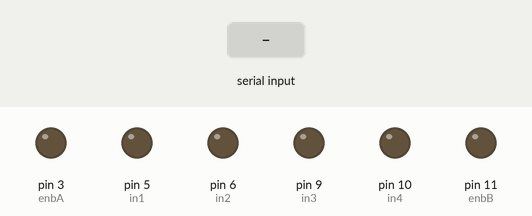
Bench run of a sketch on a simulated Arduino Uno, built with avr-gcc and run on an emulated ATmega328P. Parts: output pins drawn as LEDs (lit = HIGH). The test bench sets the inputs (shaded band). What the sketch prints to the serial monitor is not drawn.

Above: at 2.1 s.
2.2 s: "A" received over the second serial link
At 2.5 s:
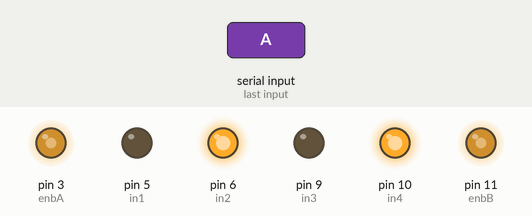
3.7 s: "B" received over the second serial link
At 4.8 s:
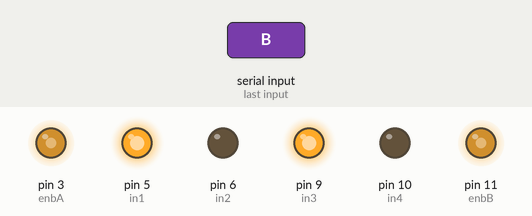
5.2 s: "C" received over the second serial link
At 6.0 s:
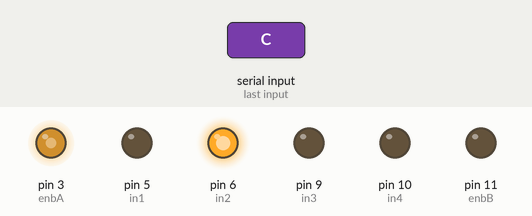
6.7 s: "D" received over the second serial link
At 7.1 s:
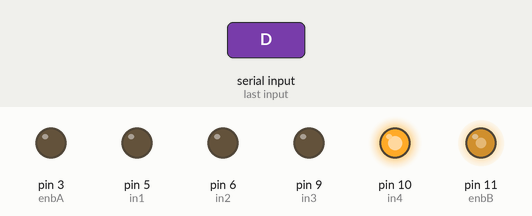
Timing chart, 0 to 9.2 s (numbered marks = the images above; inputs shaded):
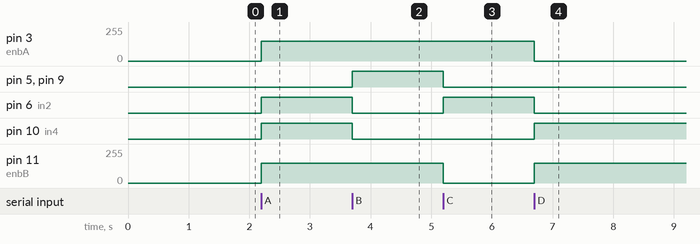

The sketch:

XeDkBangBluetoothSensor.ino
```cpp
#include <SoftwareSerial.h>

#define TX_PIN      8
#define RX_PIN      7
char value="";
SoftwareSerial bluetooth(TX_PIN, RX_PIN);
int baudRate[] = {300, 1200, 2400, 4800, 9600, 19200, 38400, 57600, 115200};

int enbA=3;
int in1 = 5;
int in2 = 6;
int in3 = 9;
int in4 = 10;
int enbB=11;
int xAxis=140, yAxis=140;
void setup() {
  Serial.begin(9600);
  while (!Serial) {}

  Serial.println("Configuring, please wait...");

  for (int i = 0 ; i < 9 ; i++) {
     bluetooth.begin(baudRate[i]);
     String cmd = "AT+BAUD4";
     bluetooth.print(cmd);
     bluetooth.flush();
     delay(100);
  }

  bluetooth.begin(9600);
  Serial.println("Config done");
  while (!bluetooth) {}

  Serial.println("Enter AT commands:");
  pinMode(in1, OUTPUT);
  pinMode(in2, OUTPUT);
  pinMode(in3, OUTPUT);
  pinMode(in4, OUTPUT);
  pinMode(enbA, OUTPUT);
  pinMode(enbB, OUTPUT);
  digitalWrite(in1, LOW);
  digitalWrite(in2, LOW);
  digitalWrite(in3, LOW);
  digitalWrite(in4, LOW);
  digitalWrite(enbA, LOW);
  digitalWrite(enbB, LOW);


}

void loop()
{ value="";
  if (bluetooth.available() ) {
    value=bluetooth.read();
    Serial.write(value);
  }
  //delay(100);
 switch(value)
    {
      case 'A':
        dithang(150);
        break;
      case 'B':
        dilui(150);
        break;
      case 'C':
        disangtrai(150);
        break;
      case 'D':
        disangphai(150);
        break;
      case 'E':
        dunglai();
        break;

    }

}

void dithang(int tocdo)
{
  analogWrite(enbA, tocdo);
  analogWrite(enbB, tocdo);
  digitalWrite(in1, 0);
  digitalWrite(in2, 1);
  digitalWrite(in3, 0);
  digitalWrite(in4, 1);


}
void dunglai(){
  analogWrite(enbA, 0);
  analogWrite(enbB, 0);
  digitalWrite(in1, 0);
  digitalWrite(in2, 0);
  digitalWrite(in3, 0);
  digitalWrite(in4, 0);
  }

void disangtrai(int tocdo)
{
  analogWrite(enbA, tocdo);
  analogWrite(enbB, 0);
  digitalWrite(in1, 0);
  digitalWrite(in2, 1);
  digitalWrite(in3, 0);
  digitalWrite(in4, 0);


}
void disangphai(int tocdo)
{
  analogWrite(enbA, 0);
  analogWrite(enbB, tocdo);
  digitalWrite(in1, 0);
  digitalWrite(in2, 0);
  digitalWrite(in3, 0);
  digitalWrite(in4, 1);

}

void dilui(int tocdo)
{
  analogWrite(enbA, tocdo);
  analogWrite(enbB, tocdo);
  digitalWrite(in1, 1);
  digitalWrite(in2, 0);
  digitalWrite(in3, 1);
  digitalWrite(in4, 0);

}

void xoay(int tocdo)
{
  analogWrite(enbA, tocdo);
  analogWrite(enbB, tocdo);
  digitalWrite(in1, 0);
  digitalWrite(in2, 1);
  digitalWrite(in3, 1);
  digitalWrite(in4, 0);
}
void xoaytrai(int tocdo)
{
  analogWrite(enbA, tocdo);
  analogWrite(enbB, tocdo);
  digitalWrite(in1, 1);
  digitalWrite(in2, 0);
  digitalWrite(in3, 0);
  digitalWrite(in4, 1);

}
void xoayphai(int tocdo)
{
  analogWrite(enbA, tocdo);
  analogWrite(enbB, tocdo);
  digitalWrite(in1, 0);
  digitalWrite(in2, 1);
  digitalWrite(in3, 1);
  digitalWrite(in4, 0);
}
```

Measured:
- after the input at 2.2 s, pin 3 (enbA), pin 11 (enbB): 0/255 → 150/255 at once; pin 6 (in2), pin 10 (in4): LOW → HIGH at once
- after the input at 3.7 s, pin 5 (in1), pin 9 (in3): LOW → HIGH at once; pin 6 (in2), pin 10 (in4): HIGH → LOW at once
- after the input at 5.2 s, pin 5 (in1), pin 9 (in3): HIGH → LOW at once; pin 6 (in2): LOW → HIGH at once; pin 11 (enbB): 150/255 → 0/255 at once
- after the input at 6.7 s, pin 3 (enbA): 150/255 → 0/255 at once; pin 6 (in2): HIGH → LOW at once; pin 10 (in4): LOW → HIGH at once; pin 11 (enbB): 0/255 → 150/255 at once
